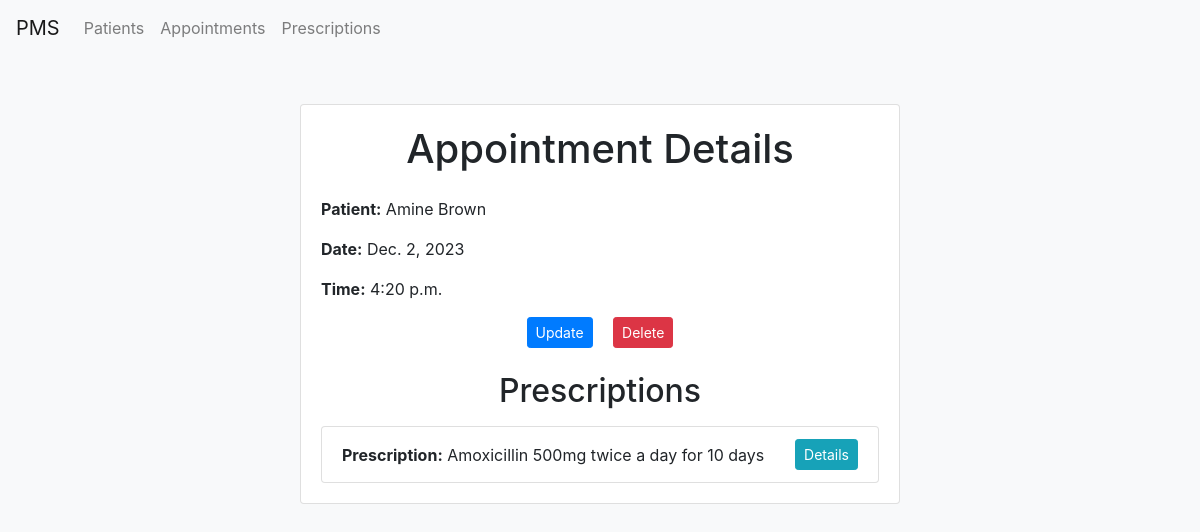
Before: /PMS/appointment/1/ with the older database file.
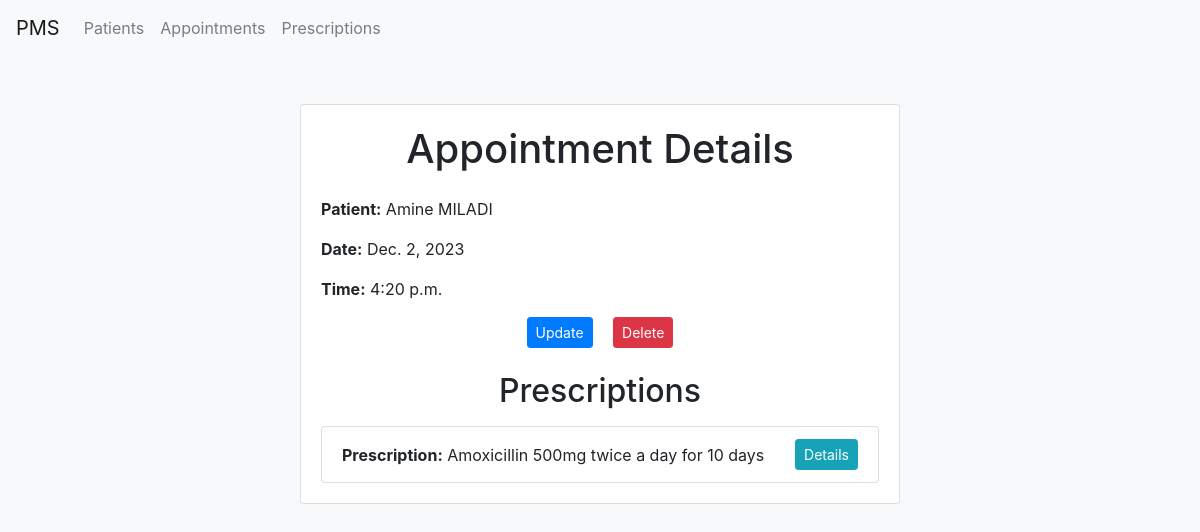
After: the same page with the newer database file.
### PMS/models.py (models this page shows, shortened)
class Appointment(models.Model):
    patientId = models.ForeignKey(Patient, on_delete=models.CASCADE)
    date = models.DateField()
    time = models.TimeField()

class Patient(models.Model):
    cin = models.CharField(max_length=8, unique=True)
    name = models.CharField(max_length=30)
    sex = models.CharField(max_length=1)
    age = models.IntegerField()

### PMS/views.py (the view)
# urls.py: path("appointment/<int:pk>/", AppointmentDetail.as_view(), name='appointment_detail'),
class AppointmentDetail(generics.RetrieveUpdateDestroyAPIView):
    serializer_class = AppointmentSerializer
    queryset = Appointment.objects.all()
    template_name = 'pms/appointment/appointment_detail.html'
    def get(self, request, pk, *args, **kwargs):
        appointment = Appointment.objects.get(pk=pk)
        return render(request, self.template_name, {'appointment': appointment})

### PMS/templates/pms/appointment/appointment_detail.html (shortened to what this page needs)
{% extends 'pms/base.html' %}
{% block content %}
    <div class="container mt-5">
        <div class="card mx-auto" style="max-width: 600px;">
            <div class="card-body">
                <h1 class="mb-4 text-center">Appointment Details</h1>
                <p class="mb-3"><strong>Patient:</strong> {{ appointment.patientId.name }}</p>
                <p class="mb-3"><strong>Date:</strong> {{ appointment.date }}</p>
                <p class="mb-3"><strong>Time:</strong> {{ appointment.time }}</p>
                <div class="text-center mb-4">
                    <a href="{% url 'appointment_update' pk=appointment.pk %}" class="btn btn-primary btn-sm mr-3">Update</a>
                    <a href="{% url 'appointment_delete' pk=appointment.pk %}" class="btn btn-danger btn-sm">Delete</a>
                </div>
                <h2 class="mt-4 mb-3 text-center">Prescriptions</h2>
                {% if appointment.prescription_set.all %}
                    <ul class="list-group">
                        {% for prescription in appointment.prescription_set.all %}
                            <li class="list-group-item">
                                <div class="d-flex justify-content-between align-items-center">
                                    <p class="mb-0"><strong>Prescription:</strong> {{ prescription.description }}</p>
                                    <a href="{% url 'prescription_detail' pk=prescription.pk %}" class="btn btn-info btn-sm ml-3">Details</a>
                                </div>
                            </li>
                        {% endfor %}
                    </ul>
                {% else %}
                    <p class="text-center">No prescriptions for this appointment.</p>
                {% endif %}
            </div>
        </div>
    </div>
{% endblock %}

Changed rows visible on the page:
changed through a linked row, Appointment: patientId.name "Amine Brown" → "Amine MILADI"
